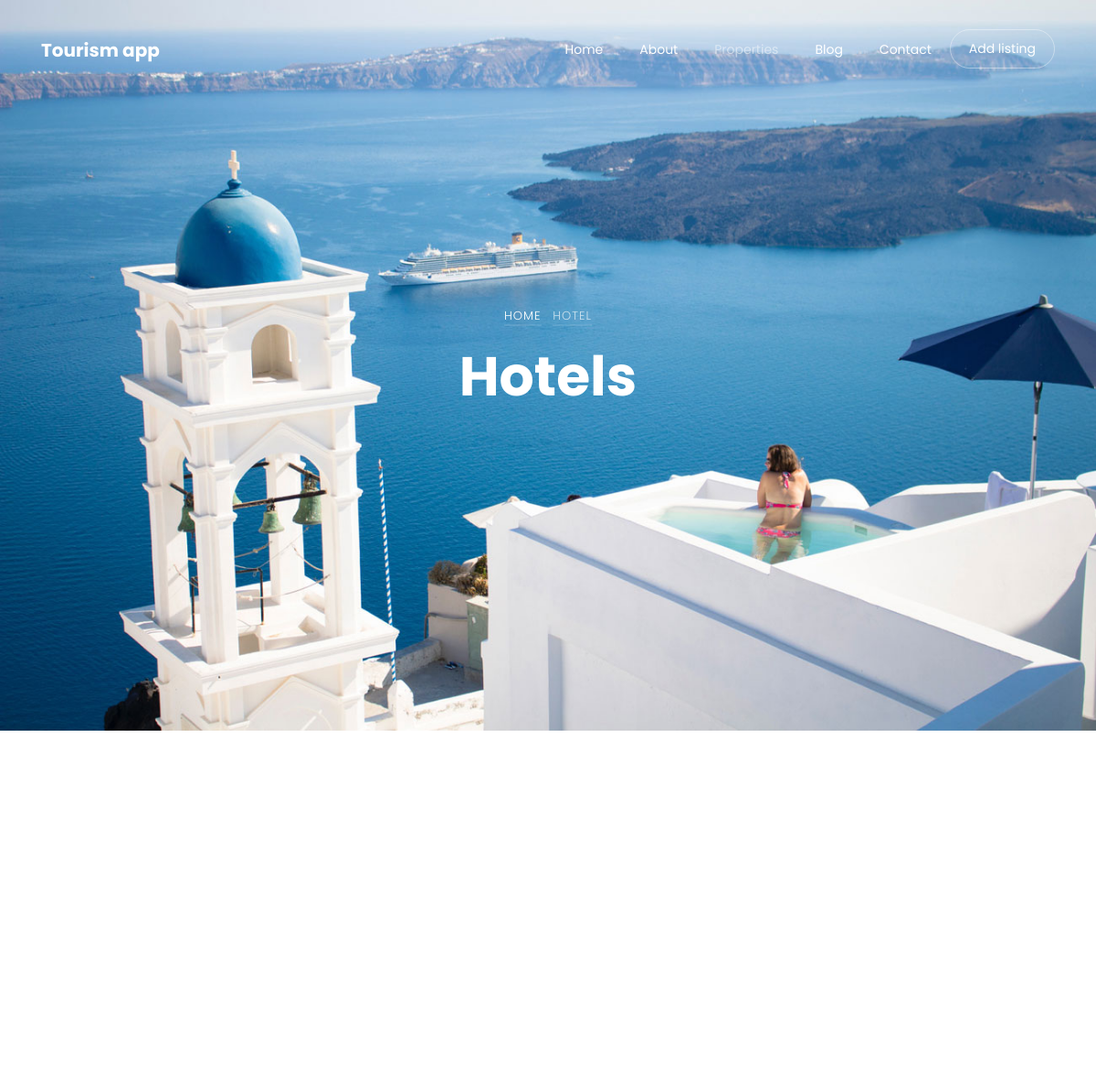
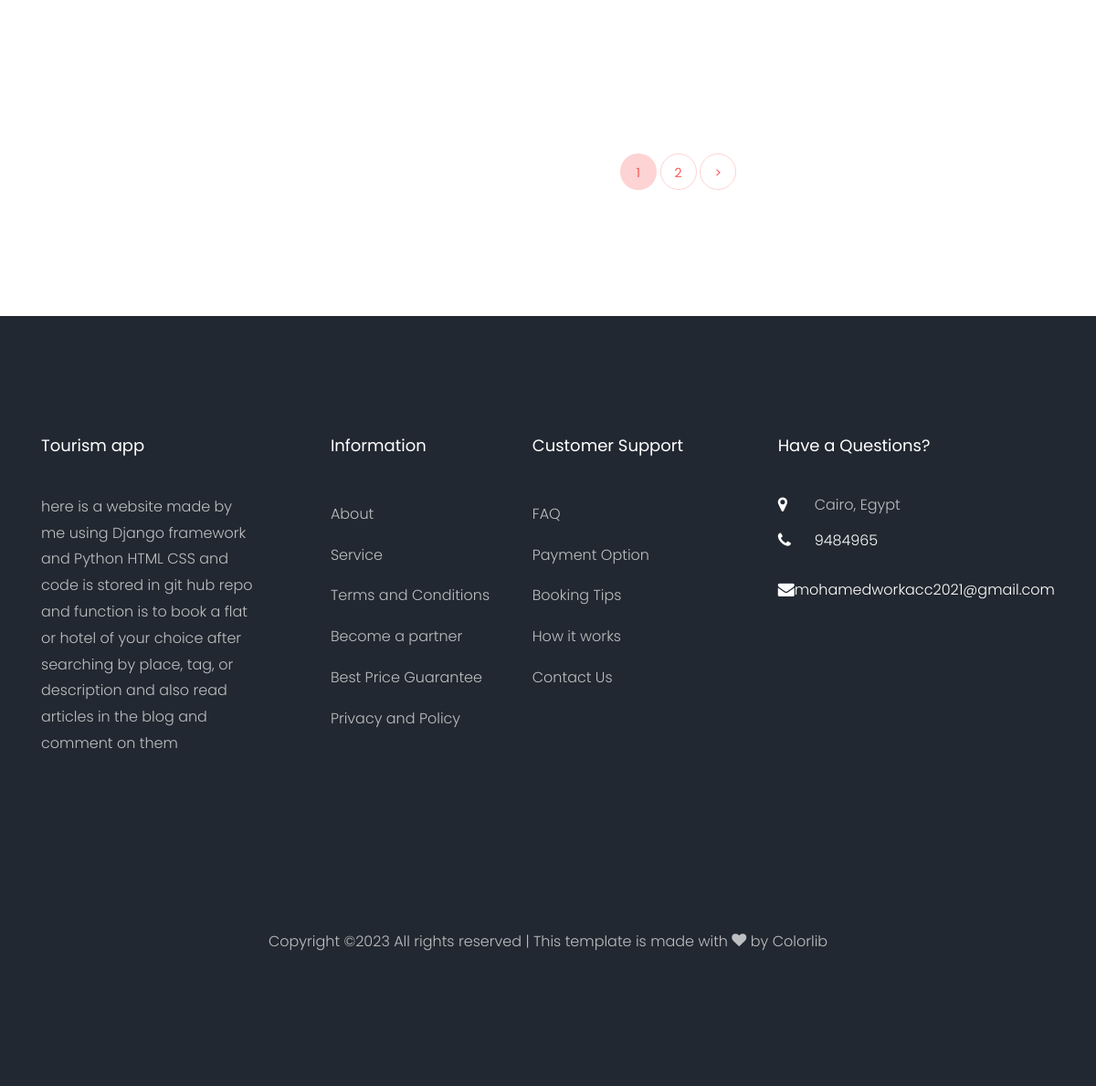
Screenshot of /property/ with the database file from the repository (2 pictures, top to bottom).
### settings/models.py (models this page shows, shortened)
class Settings(models.Model):
    site_name = models.CharField(max_length=50)
    logo = models.ImageField(upload_to='settings/')
    phone_number = models.CharField (max_length=20)
    email = models.EmailField(max_length=254)
    description = models.TextField(max_length=300)
    fb_link = models.URLField(max_length=200)
    in_link = models.URLField(max_length=200)
    tw_link = models.URLField(max_length=200)
    address = models.CharField(max_length=200,default="Cairo, Egypt")

### property/views.py (the view)
# urls.py: path('',PropertyList.as_view(), name='property_list'),
class PropertyList(FilterView):
    model = Property
    template_name = 'property/property_list.html' # Specify the template file for the list view
    paginate_by = 1
    filterset_class = ProppertyFilter

### property/models.py (called while the page is built)
   def __str__(self):
       return self.name

   def get_absolute_url(self):
       return reverse("property:property_detail", kwargs={"slug": self.slug})

  def __str__(self):
       return self.name

   def __str__(self):
       return self.name

### property/templates/property/property_list.html (shortened to what this page needs)
{% extends 'base.html' %}
{% load static %}
{% block body %}
{% load bootstrap4 %}
<div class="hero-wrap js-fullheight" style="background-image: url({% static 'images/bg_5.jpg' %});">
    <div class="container">
        <div class="row no-gutters slider-text js-fullheight align-items-center justify-content-center"
            data-scrollax-parent="true">
            <div class="col-md-9 ftco-animate text-center" data-scrollax=" properties: { translateY: '70%' }">
                <p class="breadcrumbs" data-scrollax="properties: { translateY: '30%', opacity: 1.6 }"><span
                        class="mr-2"><a href="index.html">Home</a></span> <span>Hotel</span></p>
                <h1 class="mb-3 bread" data-scrollax="properties: { translateY: '30%', opacity: 1.6 }">Hotels</h1>
            </div>
        </div>
    </div>
</div>
<section class="ftco-section ftco-degree-bg">
    <div class="container">
        <div class="row">
            <div class="col-lg-3 sidebar">
                        {% load bootstrap4 %}
            </div>
            <div class="col-lg-9">
                <div class="row">
                </div>
                {% if is_paginated %}
                <div class="row mt-5">
                    <div class="col text-center">
                        <div class="block-27">
                            <ul>
                               {% for i in page_obj.paginator.page_range %}
                               {% if page_obj.number == i %}
                                  <li class="active"><span>{{i}}</span></li>
                                {% else %}
                                   <li><a href="?page={{i}}">{{i}}</a></li>
                                {% endif %}
                                {% endfor %}
                                {% if page_obj.has_next %}
                                  <li><a href="?page={{page_obj.next_page_number}}">&gt;</a></li>
                                {% endif %}
                            </ul>
                        </div>
                    </div>
                </div>
                 {% endif %}
            </div>
        </div>
    </div>
</section>
{% endblock body %}

### templates/base.html (shortened to what this page needs)
{% load static %}
<!DOCTYPE html>
<html lang="en">
  <head>
    <link rel="stylesheet" href="{% static 'css/open-iconic-bootstrap.min.css' %}">
    <link rel="stylesheet" href="{% static 'css/animate.css' %}">
    <link rel="stylesheet" href="{% static 'css/owl.carousel.min.css' %}">
    <link rel="stylesheet" href="{% static 'css/owl.theme.default.min.css' %}">
    <link rel="stylesheet" href="{% static 'css/magnific-popup.css' %}">
    <link rel="stylesheet" href="{% static 'css/aos.css' %}">
    <link rel="stylesheet" href="{% static 'css/ionicons.min.css' %}">
    <link rel="stylesheet" href="{% static 'css/bootstrap-datepicker.css' %}">
    <link rel="stylesheet" href="{% static 'css/jquery.timepicker.css' %}">
    <link rel="stylesheet" href="{% static 'css/flaticon.css' %}">
    <link rel="stylesheet" href="{% static 'css/icomoon.css' %}">
    <link rel="stylesheet" href="{% static 'css/style.css' %}">
  </head>
  <body>
  <nav class="navbar navbar-expand-lg navbar-dark ftco_navbar bg-dark ftco-navbar-light" id="ftco-navbar">
    <div class="container">
      <a class="navbar-brand" href="/">{{myfooter.site_name}}</a>
      <div class="collapse navbar-collapse" id="ftco-nav">
        <ul class="navbar-nav ml-auto">
          <li class="nav-item"><a href="/" class="nav-link">Home</a></li>
          <li class="nav-item"><a href="{% url 'about:about'%}" class="nav-link">About</a></li>
          <li class="nav-item active"><a href="{% url 'property:property_list'%}" class="nav-link">Properties</a></li>
          <li class="nav-item"><a href="{% url 'blog:post_list'%}" class="nav-link">Blog</a></li>
          <li class="nav-item"><a href="{% url 'home:contact_us'%}" class="nav-link">Contact</a></li>
          <li class="nav-item cta"><a href="contact.html" class="nav-link"><span>Add listing</span></a></li>
        </ul>
      </div>
    </div>
  </nav>
    {% block body %}
    {% endblock body %}
    <footer class="ftco-footer ftco-bg-dark ftco-section">
      <div class="container">
        <div class="row mb-5">
          <div class="col-md">
            <div class="ftco-footer-widget mb-4">
              <h2 class="ftco-heading-2">{{myfooter.site_name}}</h2>
              <p>{{myfooter.description}}</p>
              <ul class="ftco-footer-social list-unstyled float-md-left float-lft mt-5">
              </ul>
            </div>
          </div>
          <div class="col-md">
            <div class="ftco-footer-widget mb-4 ml-md-5">
              <h2 class="ftco-heading-2">Information</h2>
              <ul class="list-unstyled">
                <li><a href="#" class="py-2 d-block">About</a></li>
                <li><a href="#" class="py-2 d-block">Service</a></li>
                <li><a href="#" class="py-2 d-block">Terms and Conditions</a></li>
                <li><a href="#" class="py-2 d-block">Become a partner</a></li>
                <li><a href="#" class="py-2 d-block">Best Price Guarantee</a></li>
                <li><a href="#" class="py-2 d-block">Privacy and Policy</a></li>
              </ul>
            </div>
          </div>
          <div class="col-md">
             <div class="ftco-footer-widget mb-4">
              <h2 class="ftco-heading-2">Customer Support</h2>
              <ul class="list-unstyled">
                <li><a href="#" class="py-2 d-block">FAQ</a></li>
                <li><a href="#" class="py-2 d-block">Payment Option</a></li>
                <li><a href="#" class="py-2 d-block">Booking Tips</a></li>
                <li><a href="#" class="py-2 d-block">How it works</a></li>
                <li><a href="#" class="py-2 d-block">Contact Us</a></li>
              </ul>
            </div>
          </div>
          <div class="col-md">
            <div class="ftco-footer-widget mb-4">
            	<h2 class="ftco-heading-2">Have a Questions?</h2>
            	<div class="block-23 mb-3">
	              <ul>
	                <li><span class="icon icon-map-marker"></span><span class="text">{{ myfooter.address }}</span></li>
	                <li><a href="#"><span class="icon icon-phone"></span><span class="text">{{myfooter.phone_number}}</span></a></li>
	                <li><a href="#"><span class="icon icon-envelope"></span><span class="text">{{myfooter.email}}</span></a></li>
	              </ul>
	            </div>
            </div>
          </div>
        </div>
        <div class="row">
          <div class="col-md-12 text-center">
            <p>
  Copyright &copy;<script>document.write(new Date().getFullYear());</script> All rights reserved | This template is made with <i class="icon-heart" aria-hidden="true"></i> by <a href="https://colorlib.com" target="_blank">Colorlib</a>
  </p>
          </div>
        </div>
      </div>
    </footer>
  </body>
</html>

### static/css/icomoon.css (style rules this page uses)
[class^="icon-"], [class*=" icon-"] { font-family: 'icomoon' !important; speak: none; font-style: normal; font-weight: normal; font-variant: normal; text-transform: none; line-height: 1; -webkit-font-smoothing: antialiased; -moz-osx-font-smoothing: grayscale; }
.icon-heart:before { content: "\f004"; }
.icon-map-marker:before { content: "\f041"; }
.icon-phone:before { content: "\f095"; }
.icon-envelope:before { content: "\f0e0"; }

### rows the page displays
Settings: site_name "Tourism app", description "here is a website made by me using Django framework and Python HTML CSS and code is stored in git hub repo and function is to book a flat or hotel of your choice after searching by place, tag, or description and also read articles in the blog and comment on them", address "Cairo, Egypt", phone_number "9484965", email "mohamedworkacc2021@gmail.com"

### other values shown
{{ i }} "1"
{{ i }} "2"
